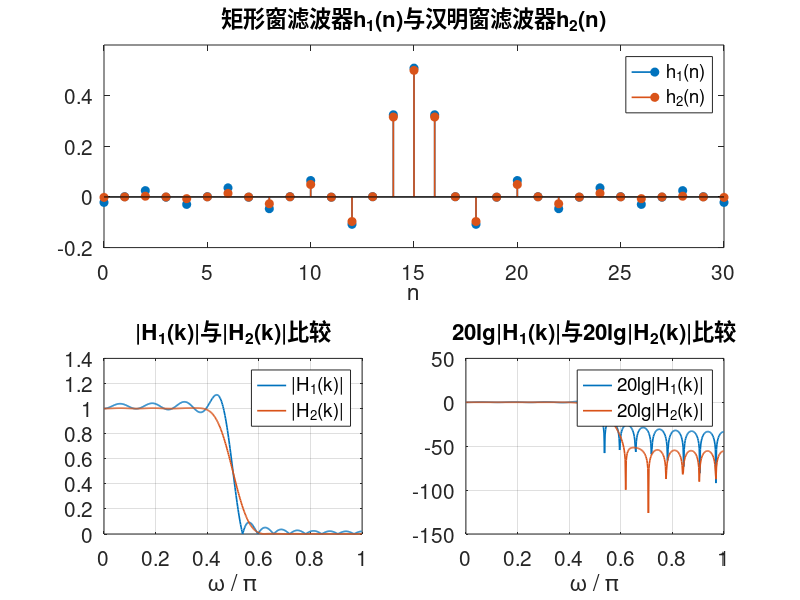
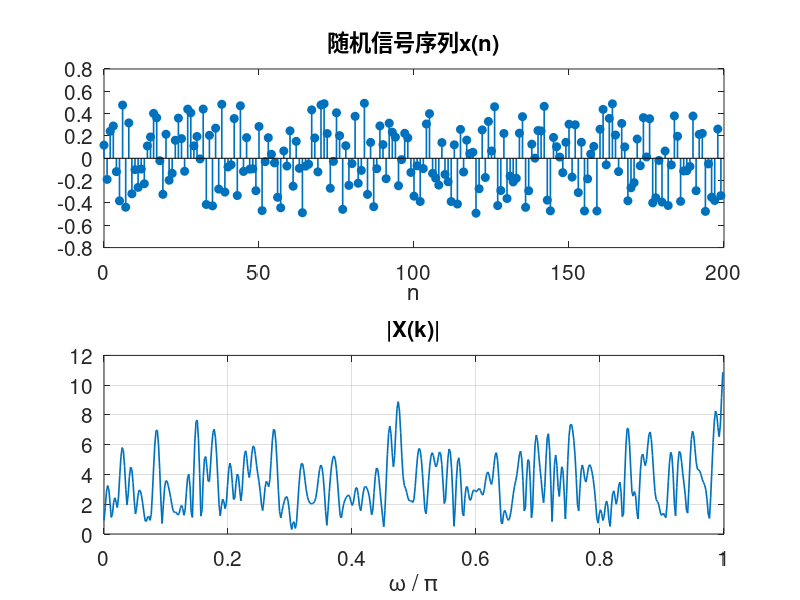
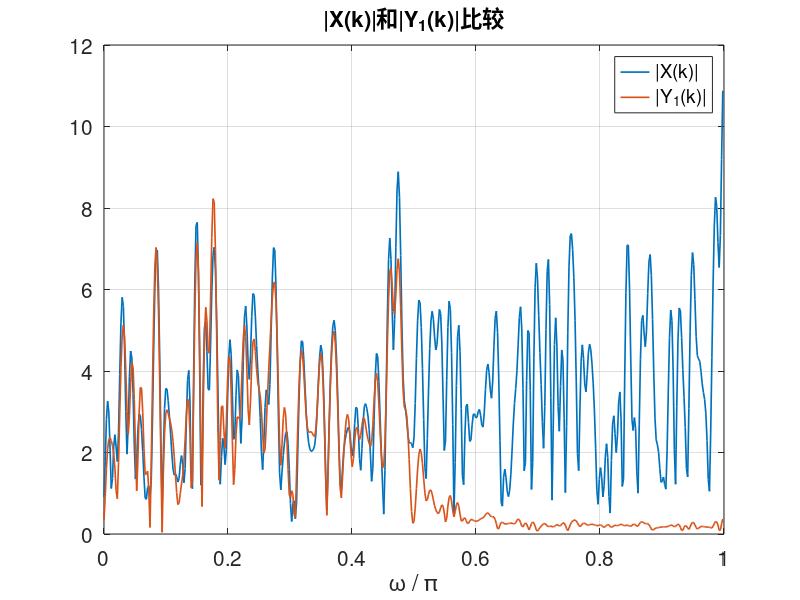
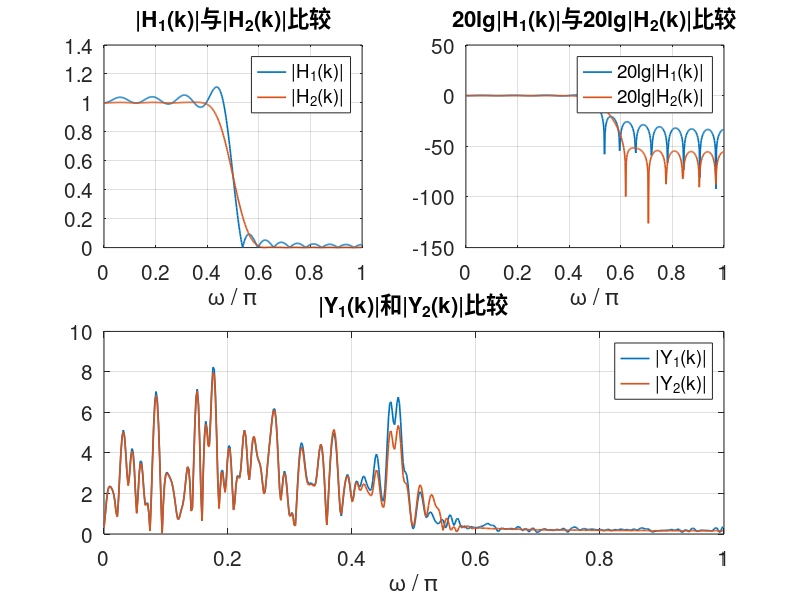

Here is the MATLAB script that generated these plots, in order:
% 参数
    wc = 0.5 * pi;
    N1 = 31         % 滤波器1，2
    n1 = 0:1:N1-1;
    N2 = 200;       % 输入序列
    n2 = 0:1:N2-1;
    N3 = 127;       % 滤波器3
    n3 = 0:1:N3-1;
% 输入函数
    x = rand(1,200) - 0.5;
    [X, w] = freqz(x);
% 滤波器设计
    h1 = fir1(N1-1, wc/pi, boxcar(N1));
    [H1, w1] = freqz(h1);
    h2 = fir1(N1-1, wc/pi);
    [H2, w2] = freqz(h2);
    h3 = fir1(N3-1, wc/pi, boxcar(N3));
    [H3, w3] = freqz(h3);
% 滤波结果
    y1 = filter(h1, 1, x);
    [Y1, yw1] = freqz(y1);
    y2 = filter(h2, 1, x);
    [Y2, yw2] = freqz(y2);
    y3 = filter(h3, 1, x);
    [Y3, yw3] = freqz(y3);
% 绘图
    % 2-1
    f1 = figure(1);
    set(gcf,'outerposition',get(0,'screensize'));
    subplot(2, 2, [1,2]);
        stem(n1, h1, 'filled', 'Linewidth', 1.2);
        hold on;
        stem(n1, h2, 'filled', 'Linewidth', 1.2);
        title('', 'Fontsize', 16);
        axis([0 30 -0.2 0.6]);
        xlabel('n', 'Fontsize', 16);
        set(gca,'FontSize',15);
        title('矩形窗滤波器h_1(n)与汉明窗滤波器h_2(n)', 'Fontsize', 16);
        legend('h_1(n)','h_2(n)');
    subplot(2, 2, 3);
        plot(w1/pi, abs(H1), 'Linewidth', 1.2);
        hold on;
        plot(w2/pi, abs(H2), 'Linewidth', 1.2);
        grid on;
        xlabel('\omega / \pi', 'Fontsize', 16);
        set(gca,'FontSize',15);
        title('|H_1(k)|与|H_2(k)|比较', 'Fontsize', 16);
        legend('|H_1(k)|','|H_2(k)|');
    subplot(2, 2, 4);
        plot(w1/pi, 20*log10(abs(H1)), 'Linewidth', 1.2);
        hold on;
        plot(w2/pi, 20*log10(abs(H2)), 'Linewidth', 1.2);
        grid on;
        xlabel('\omega / \pi', 'Fontsize', 16);
        set(gca,'FontSize',15);
        title('20lg|H_1(k)|与20lg|H_2(k)|比较', 'Fontsize', 16);
        legend('20lg|H_1(k)|','20lg|H_2(k)|');
    saveas(f1, 'exp4-2-1', 'png');

    % 2-2
    f2 = figure(2);
    set(gcf,'outerposition',get(0,'screensize'));
    subplot(2, 1, 1);
        stem(n2, x, 'filled', 'Linewidth', 1.2);
        xlabel('n', 'Fontsize', 16);
        set(gca,'FontSize',15);
        title('随机信号序列x(n)', 'Fontsize', 16);
    subplot(2, 1, 2);
        plot(w/pi, abs(X), 'Linewidth', 1.2);
        grid on;
        xlabel('\omega / \pi', 'Fontsize', 16);
        set(gca,'FontSize',15);
        title('|X(k)|', 'Fontsize', 16);
    saveas(f2, 'exp4-2-2', 'png');

    % 2-3
    f3 = figure(3);
    set(gcf,'outerposition',get(0,'screensize'));
        plot(w/pi, abs(X), 'Linewidth', 1.2);
        hold on;
        plot(yw1/pi, abs(Y1), 'Linewidth', 1.2);
        grid on;
        xlabel('\omega / \pi', 'Fontsize', 16);
        set(gca,'FontSize',15);
        title('|X(k)|和|Y_1(k)|比较', 'Fontsize', 16);
        legend('|X(k)|','|Y_1(k)|');
    saveas(f3, 'exp4-2-3-1', 'png');

    f4 = figure(4);
    set(gcf,'outerposition',get(0,'screensize'));
    subplot(2,2,1);
        plot(w1/pi, abs(H1), 'Linewidth', 1.2);
        hold on;
        plot(w2/pi, abs(H2), 'Linewidth', 1.2);
        grid on;
        xlabel('\omega / \pi', 'Fontsize', 16);
        set(gca,'FontSize',15);
        title('|H_1(k)|与|H_2(k)|比较', 'Fontsize', 16);
        legend('|H_1(k)|','|H_2(k)|');
    subplot(2,2,2);
        plot(w1/pi, 20*log10(abs(H1)), 'Linewidth', 1.2);
        hold on;
        plot(w2/pi, 20*log10(abs(H2)), 'Linewidth', 1.2);
        grid on;
        xlabel('\omega / \pi', 'Fontsize', 16);
        set(gca,'FontSize',15);
        title('20lg|H_1(k)|与20lg|H_2(k)|比较', 'Fontsize', 16);
        legend('20lg|H_1(k)|','20lg|H_2(k)|');
    subplot(2,2,[3,4]);
        plot(yw1/pi, abs(Y1), 'Linewidth', 1.2);
        hold on;
        plot(yw2/pi, abs(Y2), 'Linewidth', 1.2);
        grid on;
        xlabel('\omega / \pi', 'Fontsize', 16);
        set(gca,'FontSize',15);
        title('|Y_1(k)|和|Y_2(k)|比较', 'Fontsize', 16);
        legend('|Y_1(k)|','|Y_2(k)|');
    saveas(f4, 'exp4-2-3-2', 'png');

    % 2-4
    f5 = figure(5);
    set(gcf,'outerposition',get(0,'screensize'));
    subplot(2,2,1);
        plot(w1/pi, abs(H1), 'Linewidth', 1.2);
        hold on;
        plot(w3/pi, abs(H3), 'Linewidth', 1.2);
        grid on;
        xlabel('\omega / \pi', 'Fontsize', 16);
        set(gca,'FontSize',15);
        title('|H_1(k)|与|H_3(k)|比较', 'Fontsize', 16);
        legend('|H_1(k)|','|H_3(k)|');
    subplot(2,2,2);
        plot(w1/pi, 20*log10(abs(H1)), 'Linewidth', 1.2);
        hold on;
        plot(w3/pi, 20*log10(abs(H3)), 'Linewidth', 1.2);
        grid on;
        xlabel('\omega / \pi', 'Fontsize', 16);
        set(gca,'FontSize',15);
        title('20lg|H_1(k)|与20lg|H_3(k)|比较', 'Fontsize', 16);
        legend('20lg|H_1(k)|','20lg|H_3(k)|');
    subplot(2,2,[3,4]);
        plot(yw1/pi, abs(Y1), 'Linewidth', 1.2);
        hold on;
        plot(yw3/pi, abs(Y3), 'Linewidth', 1.2);
        grid on;
        xlabel('\omega / \pi', 'Fontsize', 16);
        set(gca,'FontSize',15);
        title('|Y_1(k)|和|Y_3(k)|比较', 'Fontsize', 16);
        legend('|Y_1(k)|','|Y_3(k)|');
    saveas(f5, 'exp4-2-4', 'png');
    
    % 5-2
        % h1(n), h2(n)
        f6 = figure(6);
        set(gcf,'outerposition',get(0,'screensize'));
        subplot(1, 2, 1);
            stem(n1, h1, 'filled', 'Linewidth', 1.2);
            xlabel('n', 'Fontsize', 16);
            set(gca,'FontSize',15);
            title('矩形窗滤波器h_1(n)', 'Fontsize', 16);
        subplot(1, 2, 2);
            stem(n1, h2, 'filled', 'Linewidth', 1.2);
            axis([0 30 -0.2 0.6]);
            xlabel('n', 'Fontsize', 16);
            set(gca,'FontSize',15);
            title('汉明窗滤波器h_2(n)', 'Fontsize', 16);
        saveas(f6, 'exp4-5-2-1', 'png');

        % H1(k), H2(k), X(k)
        f7 = figure(7);
        set(gcf,'outerposition',get(0,'screensize'));
        subplot(3, 1, 1);
            plot(w1/pi, abs(H1), 'Linewidth', 1.2);
            grid on;
            xlabel('\omega / \pi', 'Fontsize', 16);
            set(gca,'FontSize',15);
            title('|H_1(k)|', 'Fontsize', 16);
        subplot(3, 1, 2);
            plot(w2/pi, abs(H2), 'Linewidth', 1.2);
            grid on;
            xlabel('\omega / \pi', 'Fontsize', 16);
            set(gca,'FontSize',15);
            title('|H_2(k)|', 'Fontsize', 16);
        subplot(3, 1, 3);
            plot(w/pi, abs(X), 'Linewidth', 1.2);
            grid on;
            xlabel('\omega / \pi', 'Fontsize', 16);
            set(gca,'FontSize',15);
            title('|X(k)|', 'Fontsize', 16);
        saveas(f7, 'exp4-5-2-2', 'png');

        % Y1(k), Y2(k), Y3(k)
        f8 = figure(8);
        set(gcf,'outerposition',get(0,'screensize'));
        subplot(3, 1, 1);
            plot(yw1/pi, abs(Y1), 'Linewidth', 1.2);
            grid on;
            xlabel('\omega / \pi', 'Fontsize', 16);
            set(gca,'FontSize',15);
            title('|Y_1(k)|', 'Fontsize', 16);
        subplot(3, 1, 2);
            plot(yw2/pi, abs(Y2), 'Linewidth', 1.2);
            grid on;
            xlabel('\omega / \pi', 'Fontsize', 16);
            set(gca,'FontSize',15);
            title('|Y_2(k)|', 'Fontsize', 16);
        subplot(3, 1, 3);
            plot(yw3/pi, abs(Y3), 'Linewidth', 1.2);
            grid on;
            xlabel('\omega / \pi', 'Fontsize', 16);
            set(gca,'FontSize',15);
            title('|Y_3(k)|', 'Fontsize', 16);
        saveas(f8, 'exp4-5-2-3', 'png');

